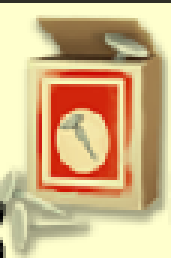
#> input picture templates/nail.png, 57 x 86 px (shown 3 times larger)
$ python autobuy.py
#> lines starting #> are read from the running program, lines starting #| are printed output that depends on the picture
#!/usr/bin/env python3
"""HayDay 抢购自动化 — 持续扫描模式 (adb 点击)

工作流程:
  1) 用户手动点开邮箱 (脚本不管这一步)
  2) 脚本轮询截图, 按状态扫对应的 6 张模板:
     - newspaper 状态 → 扫 6 张报纸广告卡
     - shelf     状态 → 扫 6 张货架商品 (可连续买多个)
  3) 命中 → 经 adb 点击 → 冷却 100ms → 继续
     - newspaper 命中 → 立即翻到 shelf (点广告进货架)
     - shelf     命中 → 保持 shelf 状态, 继续扫剩余商品
  4) 进入 shelf 后固定 5s 自动回退到 newspaper (一轮购买窗口)
  5) 用户手动关闭货架, 等下一期打开邮箱 → 回到 2

前置条件:
  1) BlueStacks 设置 → 高级 → 打开 Android 调试桥 (默认端口 5555)
  2) brew install android-platform-tools

用法:
  python3 autobuy.py                  持续扫描 (默认), Ctrl+C 退出
  python3 autobuy.py --adb-port 5555  自定义 ADB 端口
  python3 autobuy.py --cooldown 200   自定义命中冷却毫秒数
  python3 autobuy.py --interval 50    自定义未命中轮询毫秒数
"""

import argparse
import sys
import time
from pathlib import Path

import cv2

sys.path.insert(0, str(Path(__file__).parent))

from src import input as adb  # noqa: E402
from src.vision import match_template  # noqa: E402
from src.window import capture, find_bluestacks  # noqa: E402


ROOT = Path(__file__).parent
TEMPLATES_DIR = ROOT / "templates"


# 两组模板, 只有 templates/<name>.png 存在时才会实际加入扫描.
# 报纸页 (邮箱打开后的广告卡) vs 货架页 (点进广告后的商品货架).
# 二者循环交替 — 报纸命中点一次进货架, 货架命中点一次完成购买, 回到报纸.
# 每帧只扫当前状态对应的 6 张, 识别压力减半且避免互相误判.
NEWSPAPER_TOOLS = ("nail", "bolt", "screw", "panel", "plank", "tape")
SHELF_TOOLS = tuple(f"{n}_shelf" for n in NEWSPAPER_TOOLS)

STATE_NEWSPAPER = "newspaper"
STATE_SHELF = "shelf"

# 货架状态驻留时长: 从进入 shelf 开始计时, 期间连续扫剩余商品支持多件购买.
# 超时固定回到 newspaper 等下一期报纸, 避免卡死在空货架上反复扫.
SHELF_TIMEOUT_S = 5.0

# 报纸广告卡和货架商品基本是固定 UI overlay, 留适度多尺度兼容窗口缩放
# 顺序: 先试最可能命中的 (中间段), 配合 match_template 的短路加速
TOOL_SCALES = (0.80, 0.70, 0.90, 0.60, 1.00, 0.50, 1.10)
TOOL_THRESHOLD = 0.82

DEFAULT_COOLDOWN_MS = 100
DEFAULT_POLL_INTERVAL_MS = 50

# 匹配前把截图和模板都缩小到 1/MATCH_DOWNSCALE, 像素量少 N^2, matchTemplate 快 ~N^2.
# 命中坐标乘回去还原, tap 精度不变.
# 配合更严的阈值 (0.82) 防止降采样后 plank/麦穗一类的擦边误判.
MATCH_DOWNSCALE = 2


def _log(tag, msg):
    print(f"[{tag}] {msg}", flush=True)


def _load_templates(names):
    """启动时把模板一次性缩小, 跟每帧缩小后的截图同比例."""
    loaded, missing = [], []
    for name in names:
        path = TEMPLATES_DIR / f"{name}.png"
        tpl = cv2.imread(str(path))
#> tpl is the input picture: shape (86, 57, 3); mean B, G, R 137.8, 183, 210.8
        if tpl is None:
            missing.append(name)
            continue
        if MATCH_DOWNSCALE != 1:
            h, w = tpl.shape[:2]
#> h = 86; w = 57
            tpl = cv2.resize(
                tpl,
                (w // MATCH_DOWNSCALE, h // MATCH_DOWNSCALE),
                interpolation=cv2.INTER_AREA,
            )
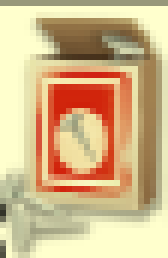
#> tpl: shape (43, 28, 3) (shown 6 times larger); mean B, G, R 137.9, 183, 210.8
        loaded.append((name, tpl))
    if missing:
        _log("WARN", f"模板缺失, 跳过: {', '.join(missing)}")
    return loaded


def _scale_hit_up(hit, factor):
    """把 detect 返回的 half-space 坐标/尺寸放大回原图坐标系."""
    if hit is None or factor == 1:
        return hit
    x, y, w, h = hit["box"]
    out = dict(hit)
    out["x"] = hit["x"] * factor
    out["y"] = hit["y"] * factor
    out["box"] = (x * factor, y * factor, w * factor, h * factor)
    return out


def detect_best_tool(image, templates):
    """对每个 template 跑多尺度匹配, 第一个过阈值的直接返回 (短路)."""
    for name, tpl in templates:
        r = match_template(image, tpl, threshold=TOOL_THRESHOLD, scales=TOOL_SCALES)
        if r is not None:
            r["name"] = name
            return r
    return None


def scan_loop(cooldown_ms, poll_interval_ms, adb_port):
    newspaper_templates = _load_templates(NEWSPAPER_TOOLS)
    shelf_templates = _load_templates(SHELF_TOOLS)
    if not newspaper_templates or not shelf_templates:
        _log("ERR", "报纸或货架模板缺失, 先在 templates/ 下放好 .png")
        return 1

    try:
        target, (aw, ah) = adb.init(port=adb_port)
    except RuntimeError as e:
        _log("ERR", f"adb 初始化失败: {e}")
        return 1

    cooldown_s = cooldown_ms / 1000.0
    poll_s = poll_interval_ms / 1000.0

    print("=" * 56)
    print(" HayDay 抢购 — 持续扫描模式 (adb)")
    print("=" * 56)
    print(f"  报纸模板: {', '.join(n for n, _ in newspaper_templates)}")
    print(f"  货架模板: {', '.join(n for n, _ in shelf_templates)}")
    print(f"  命中冷却: {cooldown_ms}ms   未命中轮询: {poll_interval_ms}ms")
    print(f"  货架超时回退: {SHELF_TIMEOUT_S}s")
    print(f"  ADB     : {target}  Android 屏幕 {aw}x{ah}")
    print()
    print(" 流程: 你打开邮箱 → 脚本识别广告 → 点 → 识别货架商品 → 点购买")
    print("       你关闭货架 → 等下期报纸再打开邮箱")
    print()
    print(" Ctrl+C 退出")
    print("=" * 56, flush=True)

    win = find_bluestacks()
    if win is None:
        _log("ERR", "未找到 BlueStacks 窗口, 确认已开且可见.")
        return 1
    _log("OK", f"BlueStacks {win['w']}x{win['h']} @ ({win['x']},{win['y']})")

    hits = 0
    frames = 0
    last_status = time.time()
    state = STATE_NEWSPAPER
    shelf_entered_at = 0.0  # 进入 shelf 状态的时间, 用于超时回退

    try:
        while True:
            frames += 1
            # 每 30 帧刷新一次窗口位置, 支持用户拖动 BlueStacks
            # (每帧都查 Quartz 全屏窗口列表太贵)
            if frames % 30 == 0:
                win = find_bluestacks() or win

            # 货架状态固定驻留 SHELF_TIMEOUT_S, 到点就回报纸 (不论是否命中过).
            # 货架支持多件购买, 所以这里不按"未命中"而是按"已进货架多久"判定.
            if state == STATE_SHELF and (time.time() - shelf_entered_at) > SHELF_TIMEOUT_S:
                _log("STATE", f"shelf 驻留 {SHELF_TIMEOUT_S}s 到期, 回到 newspaper")
                state = STATE_NEWSPAPER

            templates = newspaper_templates if state == STATE_NEWSPAPER else shelf_templates

            t0 = time.perf_counter()
            img = capture(win)
            t_cap = time.perf_counter()
            iw, ih = img.shape[1], img.shape[0]

            if MATCH_DOWNSCALE != 1:
                small = cv2.resize(
                    img,
                    (iw // MATCH_DOWNSCALE, ih // MATCH_DOWNSCALE),
                    interpolation=cv2.INTER_AREA,
                )
            else:
                small = img
            hit = detect_best_tool(small, templates)
            hit = _scale_hit_up(hit, MATCH_DOWNSCALE)
            t_det = time.perf_counter()

            cap_ms = (t_cap - t0) * 1000
            det_ms = (t_det - t_cap) * 1000

            if hit is not None:
                hits += 1
                t_tap0 = time.perf_counter()
                ax, ay = adb.tap(hit["x"], hit["y"], (iw, ih))
                tap_ms = (time.perf_counter() - t_tap0) * 1000
                _log(
                    "TAP",
                    f"[{state}] {hit['name']} score={hit['score']:.3f} scale={hit['scale']:.2f} "
                    f"img=({hit['x']},{hit['y']}) android=({ax},{ay}) "
                    f"cap={cap_ms:.0f}ms det={det_ms:.0f}ms tap={tap_ms:.0f}ms",
                )

                # newspaper 命中 → 进货架并开始 5s 倒计时.
                # shelf 命中 → 保持 shelf, 继续扫剩余商品; 回报纸只靠超时.
                if state == STATE_NEWSPAPER:
                    state = STATE_SHELF
                    shelf_entered_at = time.time()

                time.sleep(cooldown_s)
                continue

            now = time.time()
            if now - last_status > 5.0:
                _log("..", f"[{state}] 待命中 ({frames} 帧, {hits} 次命中)")
                last_status = now

            time.sleep(poll_s)
    except KeyboardInterrupt:
        print()
        _log("BYE", f"退出. 总计 {frames} 帧, {hits} 次命中.")
        return 0


def main():
    p = argparse.ArgumentParser(description="HayDay 抢购自动化 (adb 点击)")
    p.add_argument(
        "--cooldown",
        type=int,
        default=DEFAULT_COOLDOWN_MS,
        help=f"命中后冷却毫秒数 (默认 {DEFAULT_COOLDOWN_MS})",
    )
    p.add_argument(
        "--interval",
        type=int,
        default=DEFAULT_POLL_INTERVAL_MS,
        help=f"未命中轮询毫秒数 (默认 {DEFAULT_POLL_INTERVAL_MS})",
    )
    p.add_argument(
        "--adb-port",
        type=int,
        default=5565,
        help="BlueStacks ADB 端口 (默认 5555)",
    )
    args = p.parse_args()

#> (the run stopped early here; a loop or call above may not have finished)
